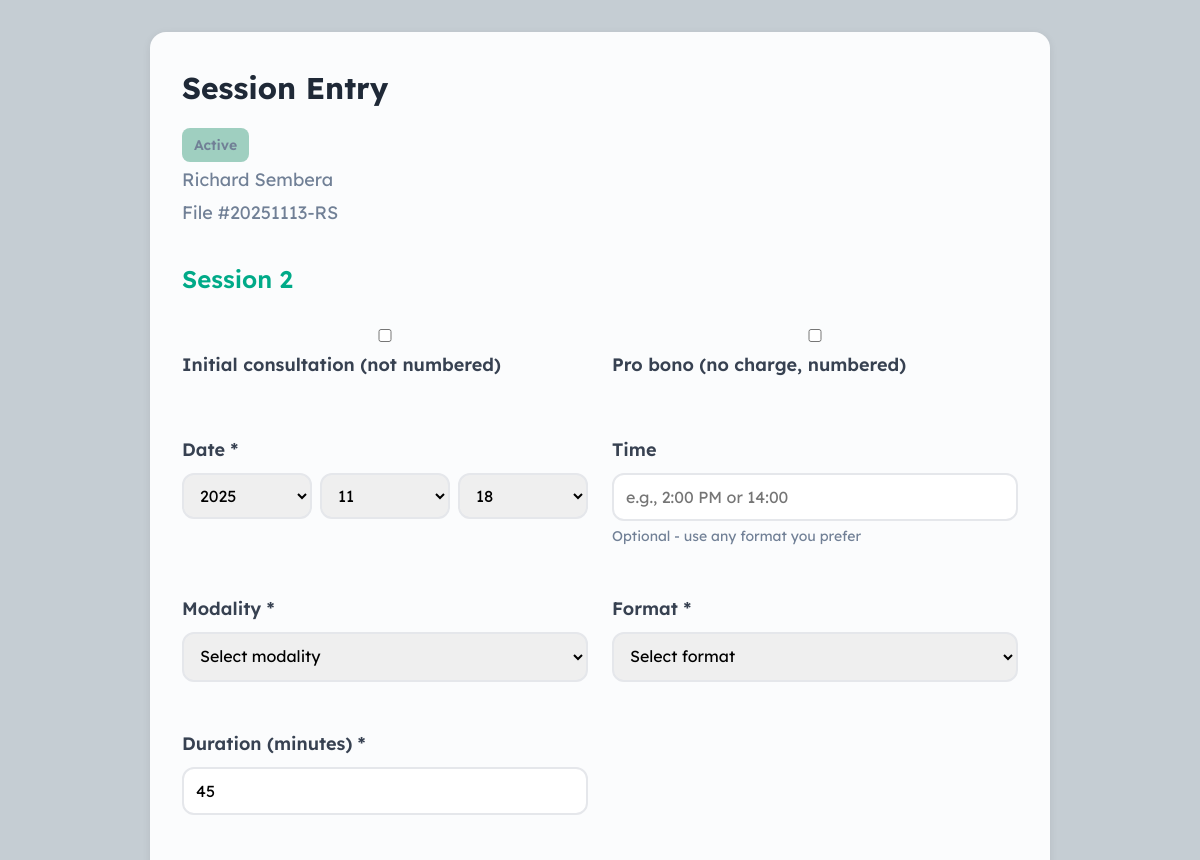
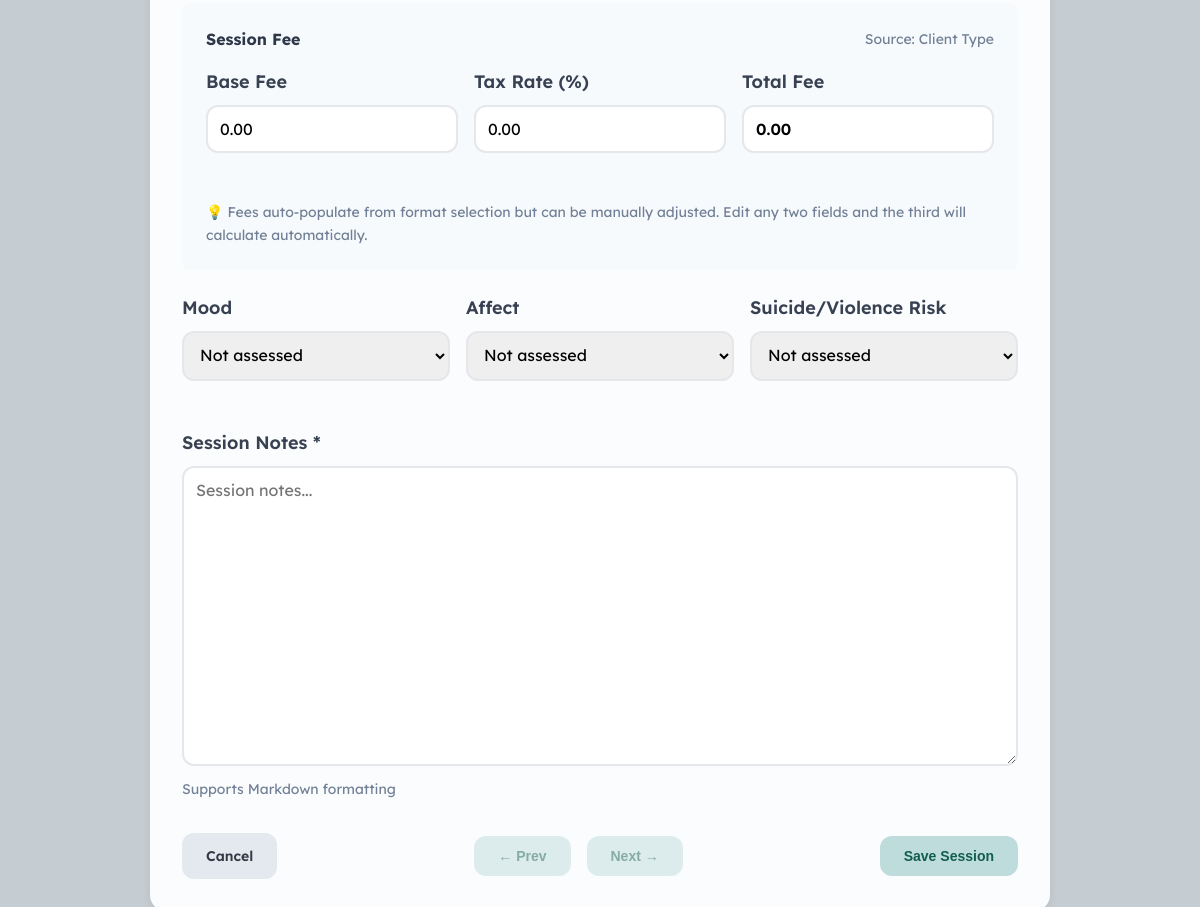
Page /client/1/session on the committed database (2 pictures, top to bottom).
### tables this page shows
CREATE TABLE "client_types" (
                    id INTEGER PRIMARY KEY AUTOINCREMENT,
                    name TEXT UNIQUE NOT NULL,
                    color TEXT NOT NULL,
                    color_name TEXT,
                    bubble_color TEXT,
                    session_fee REAL,
                    session_base_price REAL,
                    session_tax_rate REAL DEFAULT 0.0,
                    session_duration INTEGER,
                    retention_period INTEGER,
                    is_system INTEGER DEFAULT 0,
                    service_description TEXT,
                    is_system_locked INTEGER DEFAULT 0,
                    created_at INTEGER NOT NULL,
                    modified_at INTEGER NOT NULL
                );

CREATE TABLE clients (
                id INTEGER PRIMARY KEY AUTOINCREMENT,
                file_number TEXT UNIQUE NOT NULL,
                first_name TEXT NOT NULL,
                middle_name TEXT,
                last_name TEXT NOT NULL,
                type_id INTEGER NOT NULL,
                session_offset INTEGER DEFAULT 0,
                created_at INTEGER NOT NULL,
                modified_at INTEGER NOT NULL,
                is_deleted INTEGER DEFAULT 0,
                FOREIGN KEY (type_id) REFERENCES client_types(id)
            );

### web/app.py (the view, shortened to what this page needs)
@app.route('/client/<int:client_id>/session', methods=['GET', 'POST'])
def create_session(client_id):
    import time
    from datetime import datetime
    client = db.get_client(client_id)
    if not client:
        return "Client not found", 404
    client_type = db.get_client_type(client['type_id'])
    today_dt = datetime.now()
    today = today_dt.strftime('%Y-%m-%d')
    today_year = today_dt.year
    today_month = today_dt.month
    today_day = today_dt.day
    all_sessions = db.get_client_entries(client_id, 'session')
    dated_sessions = [s for s in all_sessions if s.get('session_date') and not s.get('is_consultation')]
    dated_sessions.sort(key=lambda s: (s['session_date'], s['id']))
    offset = client.get('session_offset', 0)
    today_timestamp = int(today_dt.replace(hour=0, minute=0, second=0, microsecond=0).timestamp())
    sessions_before_today = sum(1 for s in dated_sessions if s['session_date'] <= today_timestamp)
    preview_session_number = sessions_before_today + offset + 1
    prev_session_id = None
    next_session_id = None
    profile = db.get_profile_entry(client_id)
    profile_override = None
    if profile and profile.get('fee_override_total'):
        profile_override = {
            'base': profile['fee_override_base'],
            'tax': profile['fee_override_tax_rate'],
            'total': profile['fee_override_total']
        }
    client_type_fees = {
        'base': client_type.get('session_base_price') or 0,
        'tax': client_type.get('session_tax_rate') or 0,
        'total': client_type.get('session_fee') or 0
    }
    link_group_fees = {}  # Format: {'couples': {...}, 'family': {...}, 'group': {...}}
    conn = db.connect()
    conn.row_factory = sqlite3.Row
    cursor = conn.cursor()
    cursor.execute("""
        SELECT cl.group_id, cl.member_base_fee, cl.member_tax_rate, cl.member_total_fee, lg.format
        FROM client_links cl
        JOIN link_groups lg ON cl.group_id = lg.id
        WHERE cl.client_id_1 = ?
    """, (client_id,))
    for row in cursor.fetchall():
        format_type = row['format']
        if format_type:  # Only if format is set
            link_group_fees[format_type] = {
                'base': row['member_base_fee'] or 0,
                'tax': row['member_tax_rate'] or 0,
                'total': row['member_total_fee'] or 0
            }
    conn.close()
    return render_template('entry_forms/session.html',
                        client=client,
                        client_type=client_type,
                        profile_override=profile_override,
                        client_type_fees=client_type_fees,
                        link_group_fees=link_group_fees,
                        today=today,
                        today_year=today_year,
                        today_month=today_month,
                        today_day=today_day,
                        next_session_number=preview_session_number,
                        is_edit=False,
                        prev_session_id=prev_session_id,
                        next_session_id=next_session_id)

### core/database.py (called while the page is built)
    def connect(self):
        return sqlite3.connect(str(self.db_path))

    def get_client_type(self, type_id: int) -> Optional[Dict[str, Any]]:
        conn = self.connect()
        conn.row_factory = sqlite3.Row
        cursor = conn.cursor()
        cursor.execute("SELECT * FROM client_types WHERE id = ?", (type_id,))
        row = cursor.fetchone()
        conn.close()
        return dict(row) if row else None

    def get_client(self, client_id: int) -> Optional[Dict[str, Any]]:
        conn = self.connect()
        conn.row_factory = sqlite3.Row
        cursor = conn.cursor()
        cursor.execute("SELECT * FROM clients WHERE id = ?", (client_id,))
        row = cursor.fetchone()
        conn.close()
        return dict(row) if row else None

    def get_profile_entry(self, client_id: int) -> Optional[Dict[str, Any]]:
        conn = self.connect()
        conn.row_factory = sqlite3.Row
        cursor = conn.cursor()
        cursor.execute("""
            SELECT * FROM entries
            WHERE client_id = ? AND class = 'profile'
            LIMIT 1
        """, (client_id,))
        row = cursor.fetchone()
        conn.close()
        return dict(row) if row else None

    def get_client_entries(self, client_id: int, entry_class: Optional[str] = None) -> List[Dict[str, Any]]:
        conn = self.connect()
        conn.row_factory = sqlite3.Row
        cursor = conn.cursor()
        if entry_class:
            cursor.execute(
                "SELECT * FROM entries WHERE client_id = ? AND class = ? ORDER BY created_at DESC",
                (client_id, entry_class)
            )
        else:
            cursor.execute(
                "SELECT * FROM entries WHERE client_id = ? ORDER BY created_at DESC",
                (client_id,)
            )
        rows = cursor.fetchall()
        conn.close()
        return [dict(row) for row in rows]

### web/templates/entry_forms/session.html (shortened to what this page needs)
{% extends "base.html" %}
{% block extra_css %}
<link rel="stylesheet" href="{{ url_for('static', filename='css/session.css') }}">
{% endblock %}
{% block content %}
<div class="card" style="max-width: 900px; margin: 0 auto;">
    <div style="display: flex; justify-content: space-between; align-items: start; margin-bottom: 2rem;">
        <div>
            <h2>Session Entry</h2>
            <div style="color: #718096;">
                <div style="margin-bottom: 0.25rem;">
                    <span class="type-badge" style="background-color: {{ client_type.color }}">
                        {{ client_type.name }}
                    </span>
                </div>
                <div style="margin-bottom: 0.25rem;">
                    {{ client.first_name }} {{ client.middle_name or '' }} {{ client.last_name }}
                </div>
                <div>
                    File #{{ client.file_number }}
                </div>
            </div>
        </div>
    </div>
    <form method="post">
        {% if not is_edit %}
        <div class="session-number-display" id="session-number-display">
            Session {{ next_session_number }}
        </div>
        {% else %}
        <div class="session-number-display" id="session-number-display">
            {{ session.description }}
        </div>
        {% endif %}
        <div class="form-row">
            <div class="form-group">
                <label class="checkbox-label">
                    <input type="checkbox" id="is_consultation" name="is_consultation" {% if is_edit and session.is_consultation %}checked{% endif %}>
                    <span>Initial consultation (not numbered)</span>
                </label>
            </div>
            <div class="form-group">
                <label class="checkbox-label">
                    <input type="checkbox" id="is_pro_bono" name="is_pro_bono" {% if is_edit and session.is_pro_bono %}checked{% endif %}>
                    <span>Pro bono (no charge, numbered)</span>
                </label>
            </div>
        </div>
        <div class="form-row">
            <div class="form-group">
                <label for="session_date">Date *</label>
                <div class="date-input-group">
                    <select id="year" name="year" required>
                        {% for year in range(2025, 2019, -1) %}
                        <option value="{{ year }}"
                                {% if is_edit and session_year == year %}selected
                                {% elif not is_edit and today[:4] == year|string %}selected{% endif %}>
                            {{ year }}
                        </option>
                        {% endfor %}
                    </select>
                    <select id="month" name="month" required>
                        {% for month in range(1, 13) %}
                        <option value="{{ month }}"
                                {% if is_edit and session_month == month %}selected
                                {% elif not is_edit and today[5:7] == '%02d'|format(month) %}selected{% endif %}>
                            {{ '%02d'|format(month) }}
                        </option>
                        {% endfor %}
                    </select>
                    <select id="day" name="day" required>
                        {% for day in range(1, 32) %}
                        <option value="{{ day }}"
                                {% if is_edit and session_day == day %}selected
                                {% elif not is_edit and today[8:10] == '%02d'|format(day) %}selected{% endif %}>
                            {{ '%02d'|format(day) }}
                        </option>
                        {% endfor %}
                    </select>
                </div>
            </div>
            <div class="form-group">
                <label for="session_time">Time</label>
                <input type="text" id="session_time" name="session_time"
                       value="{% if is_edit %}{{ session.session_time or '' }}{% endif %}"
                       placeholder="e.g., 2:00 PM or 14:00">
                <p class="help-text">Optional - use any format you prefer</p>
            </div>
        </div>
        <div class="form-row">
            <div class="form-group">
                <label for="modality">Modality *</label>
                <select id="modality" name="modality" required>
                    <option value="">Select modality</option>
                </select>
            </div>
            <div class="form-group">
                <label for="format">Format *</label>
                <select id="format" name="format" required>
                    <option value="">Select format</option>
                </select>
            </div>
        </div>
        <div class="form-row">
            <div class="form-group">
                <label for="duration">Duration (minutes) *</label>
                <input type="number" id="duration" name="duration"
                    value="{% if is_edit %}{{ session.duration }}{% else %}{{ client_type.session_duration or 50 }}{% endif %}" min="1" required>
            </div>
        </div>
        <div style="background: #F7FAFC; padding: 1.5rem; border-radius: 0.5rem; margin-bottom: 1.5rem;">
            <div style="display: flex; justify-content: space-between; align-items: center; margin-bottom: 1rem;">
                <h3 style="margin: 0; font-size: 1rem; color: #2D3748;">Session Fee</h3>
                <span id="fee-source" style="font-size: 0.875rem; color: #718096;">Source: Client Type</span>
            </div>
            <div class="form-row-thirds">
                <div class="form-group">
                    <label for="base_fee">Base Fee</label>
                    <input type="number" id="base_fee" name="base_fee" step="0.01"
                        value="{% if is_edit %}{{ '%.2f'|format(session.base_fee or 0) }}{% else %}{{ '%.2f'|format(default_base or 0) }}{% endif %}">
                </div>
                <div class="form-group">
                    <label for="tax_rate">Tax Rate (%)</label>
                    <input type="number" id="tax_rate" name="tax_rate" step="0.01"
                        value="{% if is_edit %}{{ '%.2f'|format(session.tax_rate or 0) }}{% else %}{{ '%.2f'|format(default_tax_rate or 0) }}{% endif %}">
                </div>
                <div class="form-group">
                    <label for="fee">Total Fee</label>
                    <input type="number" id="fee" name="fee" step="0.01"
                        value="{% if is_edit %}{{ '%.2f'|format(session.fee or 0) }}{% else %}{{ '%.2f'|format(default_total or 0) }}{% endif %}"
                        style="font-weight: 600;">
                </div>
            </div>
            <p style="margin: 0.5rem 0 0 0; font-size: 0.875rem; color: #718096;">
                💡 Fees auto-populate from format selection but can be manually adjusted. Edit any two fields and the third will calculate automatically.
            </p>
        </div>
        <div class="form-row-thirds">
            <div class="form-group">
                <label for="mood">Mood</label>
                <select id="mood" name="mood">
                    <option value="">Not assessed</option>
                </select>
            </div>
            <div class="form-group">
                <label for="affect">Affect</label>
                <select id="affect" name="affect">
                    <option value="">Not assessed</option>
                </select>
            </div>
            <div class="form-group">
                <label for="risk_assessment">Suicide/Violence Risk</label>
                <select id="risk_assessment" name="risk_assessment">
                    <option value="">Not assessed</option>
                </select>
            </div>
        </div>
        <div class="form-row-full">
            <div class="form-group">
                <label for="content">Session Notes *</label>
                <textarea id="content" name="content" placeholder="Session notes..." required>{% if is_edit %}{{ session.content or '' }}{% endif %}</textarea>
                <p class="help-text">Supports Markdown formatting</p>
            </div>
        </div>
        <div style="display: flex; justify-content: space-between; align-items: center; margin-top: 2rem;">
            <a href="{{ url_for('client_file', client_id=client.id) }}" class="btn btn-secondary">Cancel</a>
            <div style="display: flex; gap: 1rem;">
                {% if prev_session_id %}
                <a href="{{ url_for('edit_session', client_id=client.id, entry_id=prev_session_id) }}" class="btn">← Prev</a>
                {% else %}
                <button disabled class="btn" style="opacity: 0.5; cursor: not-allowed;">← Prev</button>
                {% endif %}
                {% if next_session_id %}
                <a href="{{ url_for('edit_session', client_id=client.id, entry_id=next_session_id) }}" class="btn">Next →</a>
                {% else %}
                <button disabled class="btn" style="opacity: 0.5; cursor: not-allowed;">Next →</button>
                {% endif %}
            </div>
            {% if is_edit %}
            <button type="submit" class="btn">Save Edits</button>
            {% else %}
            <button type="submit" class="btn">Save Session</button>
            {% endif %}
        </div>
    </form>
</div>
{% endblock %}

### web/static/css/session.css (style rules this page uses)
.form-row { display: grid; grid-template-columns: 1fr 1fr; gap: 1.5rem; margin-bottom: 1.5rem; }
.form-row-full { margin-bottom: 1.5rem; }
.form-row-thirds { display: grid; grid-template-columns: 1fr 1fr 1fr; gap: 1rem; margin-bottom: 1.5rem; }
.date-input-group { display: flex; gap: 0.5rem; }
.date-input-group select { flex: 1; height: 46px; }
textarea { width: 100%; padding: 0.75rem; border: 2px solid #e2e8f0; border-radius: 0.5rem; font-size: 1rem; font-family: inherit; min-height: 300px; transition: border-color 0.2s; }
.help-text { font-size: 0.875rem; color: #718096; margin-top: 0.25rem; }
.session-number-display { font-size: 1.5rem; font-weight: 600; color: #00aa88; margin-bottom: 1.5rem; }
input[type="number"] { -moz-appearance: textfield; }

### rows in the picture
client_types: name "Active", duration "45"
clients: first_name "Richard", last_name "Sembera", file_number "20251113-RS"

### other values in the picture
{{ next_session_number }} "2"
form field year "2025"
form field month "11"
form field day "18"
